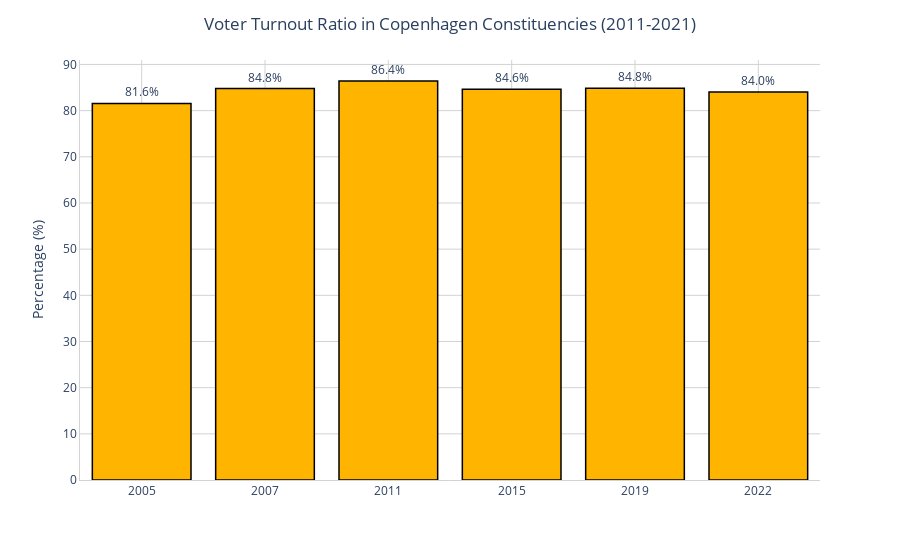

Notebook code for this chart:
### Code cell
plot_bar_dist(df_turnout_ratio['Year'].values, df_turnout_ratio['Ratio'].values, 'test.html', color=hex_colors[2], show_percentage=True, title="Voter Turnout Ratio in Copenhagen Constituencies (2011-2021)")

### Figure 1 — Plotly figure (JSON) as saved in the notebook; plotly's stock layout.template omitted (floating-point values rounded to 4 significant figures)
{"data": [{"hovertemplate": "Value=%{x}<br>Percentage=%{text}<extra></extra>", "legendgroup": "", "marker": {"color": "#FFB400", "line": {"color": "black", "width": 1.5}, "pattern": {"shape": ""}}, "name": "", "orientation": "v", "showlegend": false, "text": [81.56, 84.78, 86.42, 84.61, 84.84, 84.01], "textposition": "outside", "texttemplate": "%{text:.1f}%", "type": "bar", "x": ["2005", "2007", "2011", "2015", "2019", "2022"], "xaxis": "x", "y": [81.56, 84.78, 86.42, 84.61, 84.84, 84.01], "yaxis": "y"}], "layout": {"barmode": "relative", "hovermode": "x unified", "legend": {"tracegroupgap": 0}, "margin": {"t": 60}, "plot_bgcolor": "rgba(0,0,0,0)", "title": {"text": "Voter Turnout Ratio in Copenhagen Constituencies (2011-2021)", "x": 0.5}, "uniformtext": {"minsize": 8, "mode": "hide"}, "xaxis": {"anchor": "y", "domain": [0, 1], "gridcolor": "lightgrey", "gridwidth": 1, "linecolor": "lightgrey", "linewidth": 1, "showgrid": true, "showline": true, "title": {"text": ""}}, "yaxis": {"anchor": "x", "domain": [0, 1], "gridcolor": "lightgrey", "gridwidth": 1, "linecolor": "lightgrey", "linewidth": 1, "showgrid": true, "showline": true, "title": {"text": "Percentage (%)"}}}}
